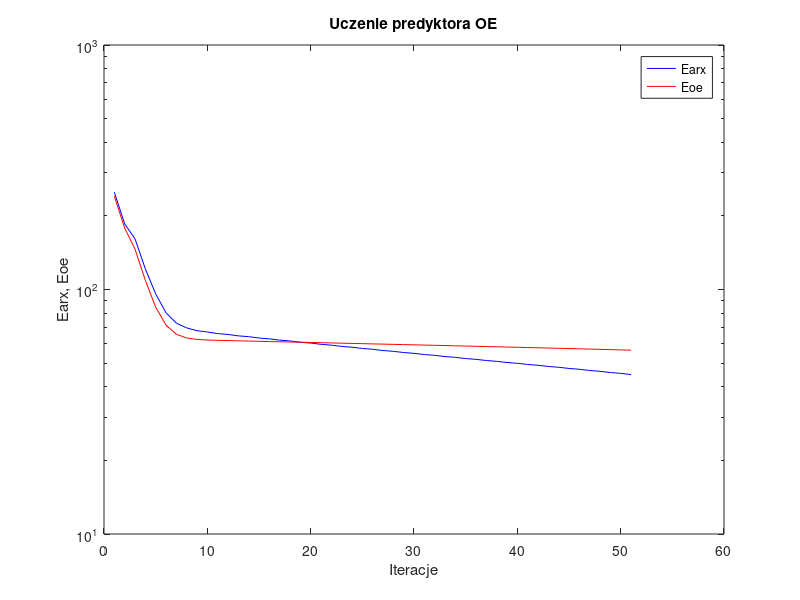
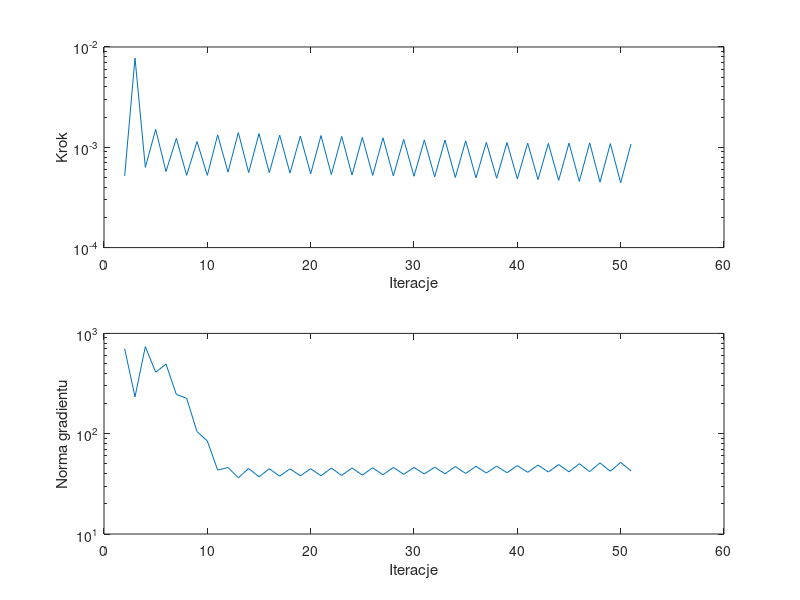

Reproduce these figures in MATLAB, in order.
%uczenie predyktora oe
clear all;
n=0; farx(n+1)=2.499427e+002; foe(n+1)=2.408313e+002; wspucz(n+1)=0.000000e+000; ng(n+1)=0.000000e+000;
n=1; farx(n+1)=1.854721e+002; foe(n+1)=1.783842e+002; krok(n+1)=5.188110e-004; ng(n+1)=7.024619e+002;
n=2; farx(n+1)=1.612466e+002; foe(n+1)=1.462712e+002; krok(n+1)=7.763326e-003; ng(n+1)=2.330847e+002;
n=3; farx(n+1)=1.214075e+002; foe(n+1)=1.090573e+002; krok(n+1)=6.303731e-004; ng(n+1)=7.373744e+002;
n=4; farx(n+1)=9.599813e+001; foe(n+1)=8.472044e+001; krok(n+1)=1.508794e-003; ng(n+1)=4.106089e+002;
n=5; farx(n+1)=8.031095e+001; foe(n+1)=7.149382e+001; krok(n+1)=5.733303e-004; ng(n+1)=4.937901e+002;
n=6; farx(n+1)=7.286789e+001; foe(n+1)=6.561220e+001; krok(n+1)=1.225263e-003; ng(n+1)=2.462150e+002;
n=7; farx(n+1)=6.965730e+001; foe(n+1)=6.334209e+001; krok(n+1)=5.252174e-004; ng(n+1)=2.250074e+002;
n=8; farx(n+1)=6.785205e+001; foe(n+1)=6.248299e+001; krok(n+1)=1.140915e-003; ng(n+1)=1.049286e+002;
n=9; farx(n+1)=6.703247e+001; foe(n+1)=6.214982e+001; krok(n+1)=5.252174e-004; ng(n+1)=8.453171e+001;
n=10; farx(n+1)=6.601984e+001; foe(n+1)=6.195229e+001; krok(n+1)=1.330026e-003; ng(n+1)=4.338680e+001;
n=11; farx(n+1)=6.548489e+001; foe(n+1)=6.181150e+001; krok(n+1)=5.653272e-004; ng(n+1)=4.602505e+001;
n=12; farx(n+1)=6.462509e+001; foe(n+1)=6.167324e+001; krok(n+1)=1.402097e-003; ng(n+1)=3.638873e+001;
n=13; farx(n+1)=6.412127e+001; foe(n+1)=6.153707e+001; krok(n+1)=5.592616e-004; ng(n+1)=4.501359e+001;
n=14; farx(n+1)=6.331846e+001; foe(n+1)=6.140066e+001; krok(n+1)=1.369522e-003; ng(n+1)=3.718908e+001;
n=15; farx(n+1)=6.282748e+001; foe(n+1)=6.126629e+001; krok(n+1)=5.580127e-004; ng(n+1)=4.473925e+001;
n=16; farx(n+1)=6.207031e+001; foe(n+1)=6.113256e+001; krok(n+1)=1.320749e-003; ng(n+1)=3.770625e+001;
n=17; farx(n+1)=6.159097e+001; foe(n+1)=6.099912e+001; krok(n+1)=5.534736e-004; ng(n+1)=4.467021e+001;
n=18; farx(n+1)=6.086268e+001; foe(n+1)=6.086615e+001; krok(n+1)=1.293127e-003; ng(n+1)=3.801578e+001;
n=19; farx(n+1)=6.039631e+001; foe(n+1)=6.073299e+001; krok(n+1)=5.440190e-004; ng(n+1)=4.475092e+001;
n=20; farx(n+1)=5.967176e+001; foe(n+1)=6.059787e+001; krok(n+1)=1.308315e-003; ng(n+1)=3.808827e+001;
n=21; farx(n+1)=5.921420e+001; foe(n+1)=6.046268e+001; krok(n+1)=5.348854e-004; ng(n+1)=4.539421e+001;
n=22; farx(n+1)=5.851410e+001; foe(n+1)=6.032778e+001; krok(n+1)=1.284363e-003; ng(n+1)=3.837077e+001;
n=23; farx(n+1)=5.806605e+001; foe(n+1)=6.019273e+001; krok(n+1)=5.292541e-004; ng(n+1)=4.558105e+001;
n=24; farx(n+1)=5.739168e+001; foe(n+1)=6.005810e+001; krok(n+1)=1.255187e-003; ng(n+1)=3.867120e+001;
n=25; farx(n+1)=5.695343e+001; foe(n+1)=5.992374e+001; krok(n+1)=5.236811e-004; ng(n+1)=4.567728e+001;
n=26; farx(n+1)=5.629568e+001; foe(n+1)=5.978869e+001; krok(n+1)=1.242471e-003; ng(n+1)=3.892627e+001;
n=27; farx(n+1)=5.586434e+001; foe(n+1)=5.965359e+001; krok(n+1)=5.188110e-004; ng(n+1)=4.609401e+001;
n=28; farx(n+1)=5.523802e+001; foe(n+1)=5.951986e+001; krok(n+1)=1.198792e-003; ng(n+1)=3.934519e+001;
n=29; farx(n+1)=5.481570e+001; foe(n+1)=5.938612e+001; krok(n+1)=5.148205e-004; ng(n+1)=4.604403e+001;
n=30; farx(n+1)=5.420586e+001; foe(n+1)=5.925204e+001; krok(n+1)=1.182363e-003; ng(n+1)=3.962904e+001;
n=31; farx(n+1)=5.379186e+001; foe(n+1)=5.911786e+001; krok(n+1)=5.069434e-004; ng(n+1)=4.640401e+001;
n=32; farx(n+1)=5.319019e+001; foe(n+1)=5.898234e+001; krok(n+1)=1.180926e-003; ng(n+1)=3.983035e+001;
n=33; farx(n+1)=5.278254e+001; foe(n+1)=5.884675e+001; krok(n+1)=4.995913e-004; ng(n+1)=4.701526e+001;
n=34; farx(n+1)=5.219807e+001; foe(n+1)=5.871100e+001; krok(n+1)=1.160141e-003; ng(n+1)=4.015236e+001;
n=35; farx(n+1)=5.179616e+001; foe(n+1)=5.857521e+001; krok(n+1)=4.957630e-004; ng(n+1)=4.737256e+001;
n=36; farx(n+1)=5.123710e+001; foe(n+1)=5.844040e+001; krok(n+1)=1.120856e-003; ng(n+1)=4.059267e+001;
n=37; farx(n+1)=5.084279e+001; foe(n+1)=5.830569e+001; krok(n+1)=4.912716e-004; ng(n+1)=4.743627e+001;
n=38; farx(n+1)=5.029207e+001; foe(n+1)=5.816986e+001; krok(n+1)=1.116025e-003; ng(n+1)=4.086587e+001;
n=39; farx(n+1)=4.990299e+001; foe(n+1)=5.803352e+001; krok(n+1)=4.838020e-004; ng(n+1)=4.813813e+001;
n=40; farx(n+1)=4.936488e+001; foe(n+1)=5.789719e+001; krok(n+1)=1.100811e-003; ng(n+1)=4.120122e+001;
n=41; farx(n+1)=4.898171e+001; foe(n+1)=5.775998e+001; krok(n+1)=4.766449e-004; ng(n+1)=4.866732e+001;
n=42; farx(n+1)=4.845180e+001; foe(n+1)=5.762241e+001; krok(n+1)=1.093065e-003; ng(n+1)=4.148235e+001;
n=43; farx(n+1)=4.807482e+001; foe(n+1)=5.748393e+001; krok(n+1)=4.676141e-004; ng(n+1)=4.930218e+001;
n=44; farx(n+1)=4.754522e+001; foe(n+1)=5.734388e+001; krok(n+1)=1.100811e-003; ng(n+1)=4.167114e+001;
n=45; farx(n+1)=4.717346e+001; foe(n+1)=5.720292e+001; krok(n+1)=4.571640e-004; ng(n+1)=5.022085e+001;
n=46; farx(n+1)=4.664368e+001; foe(n+1)=5.706008e+001; krok(n+1)=1.108189e-003; ng(n+1)=4.186143e+001;
n=47; farx(n+1)=4.627555e+001; foe(n+1)=5.691667e+001; krok(n+1)=4.494757e-004; ng(n+1)=5.113751e+001;
n=48; farx(n+1)=4.575818e+001; foe(n+1)=5.677312e+001; krok(n+1)=1.088153e-003; ng(n+1)=4.224473e+001;
n=49; farx(n+1)=4.539525e+001; foe(n+1)=5.662917e+001; krok(n+1)=4.430064e-004; ng(n+1)=5.164876e+001;
n=50; farx(n+1)=4.488437e+001; foe(n+1)=5.648389e+001; krok(n+1)=1.079269e-003; ng(n+1)=4.261726e+001;

figure; semilogy(farx,'b'); hold on; semilogy(foe,'r'); xlabel('Iteracje'); ylabel('Earx, Eoe'); legend('Earx','Eoe'); title('Uczenie predyktora OE');
figure; subplot(2,1,1); semilogy(krok); xlabel('Iteracje'); ylabel('Krok');
subplot(2,1,2); semilogy(ng); xlabel('Iteracje'); ylabel('Norma gradientu');
Earx=farx(n+1)
Eoe=foe(n+1)
